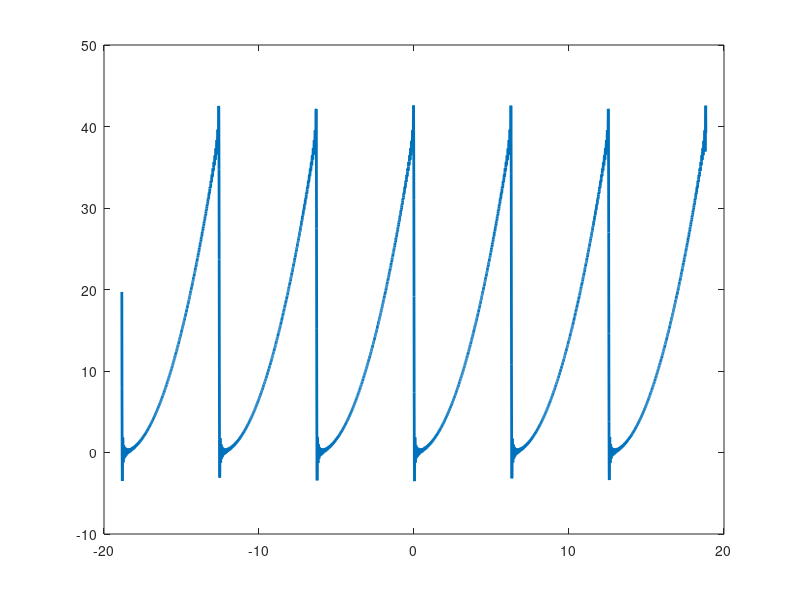

Write MATLAB code to recreate this figure.
 % Exemple 1 SF
% f(x) = 3/2 + sum 3(1 - cos(n pi))/ (n pi) sin( n pi x / 5 )

x = -20:0.1:20;

f = 3/2;
for n = 1:1000
    f = f + 3*(1 - cos( n*pi ))/ (n*pi) * sin( n*pi*x / 5);
end

plot(x, f,'linewidth',2);



 












% Exemple 2 SF
% f(x) = 4pi^2/3 + sum[ 4/n^2 cos(nx) - 4pi/n sin(nx)]

x = -6*pi:0.01:6*pi-0.01;
f = 4*pi^2/3;
for n = 1:100
    f = f + 4/(n*n)*cos(n*x) - 4*pi/n*sin(n*x);
end

plot(x, f,'linewidth',2);



 












    

